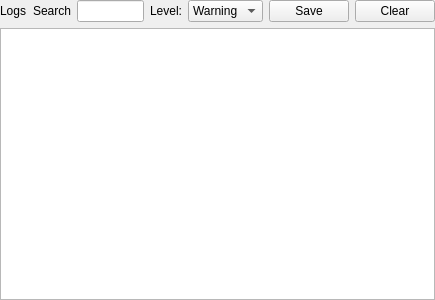
<?xml version="1.0" encoding="UTF-8"?>
<ui version="4.0">
 <class>Form</class>
 <widget class="QWidget" name="Form">
  <property name="geometry">
   <rect>
    <x>0</x>
    <y>0</y>
    <width>435</width>
    <height>300</height>
   </rect>
  </property>
  <property name="windowTitle">
   <string>Form</string>
  </property>
  <layout class="QVBoxLayout" name="verticalLayout">
   <property name="margin">
    <number>0</number>
   </property>
   <item>
    <layout class="QHBoxLayout" name="horizontalLayout_4">
     <item>
      <widget class="QLabel" name="label_2">
       <property name="text">
        <string>Logs</string>
       </property>
      </widget>
     </item>
     <item>
      <spacer name="horizontalSpacer">
       <property name="orientation">
        <enum>Qt::Horizontal</enum>
       </property>
       <property name="sizeHint" stdset="0">
        <size>
         <width>40</width>
         <height>20</height>
        </size>
       </property>
      </spacer>
     </item>
     <item>
      <widget class="QLabel" name="label_4">
       <property name="text">
        <string>Search</string>
       </property>
      </widget>
     </item>
     <item>
      <widget class="QLineEdit" name="lineEdit_log_search"/>
     </item>
     <item>
      <widget class="QLabel" name="label_3">
       <property name="text">
        <string>Level:</string>
       </property>
      </widget>
     </item>
     <item>
      <widget class="QComboBox" name="comboBox_log_level">
       <property name="currentIndex">
        <number>1</number>
       </property>
       <item>
        <property name="text">
         <string>Error</string>
        </property>
       </item>
       <item>
        <property name="text">
         <string>Warning</string>
        </property>
       </item>
       <item>
        <property name="text">
         <string>Info</string>
        </property>
       </item>
       <item>
        <property name="text">
         <string>Debug</string>
        </property>
       </item>
      </widget>
     </item>
     <item>
      <widget class="QPushButton" name="pushButton_logs_save">
       <property name="text">
        <string>Save</string>
       </property>
      </widget>
     </item>
     <item>
      <widget class="QPushButton" name="pushButton_logs_clear">
       <property name="text">
        <string>Clear</string>
       </property>
      </widget>
     </item>
    </layout>
   </item>
   <item>
    <widget class="QTableView" name="tableView_logs"/>
   </item>
  </layout>
 </widget>
 <resources/>
 <connections/>
</ui>
